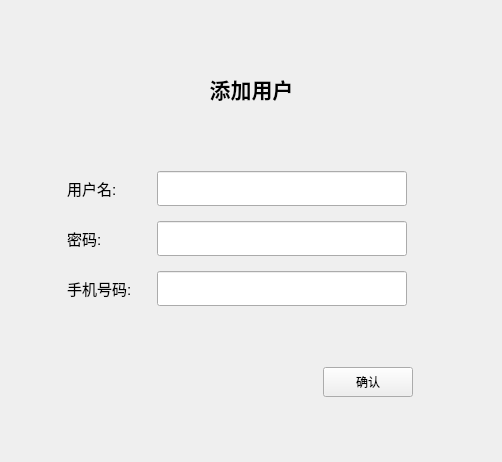
<?xml version="1.0" encoding="UTF-8"?>
<ui version="4.0">
 <class>AdminAddAccountWidget</class>
 <widget class="QWidget" name="AdminAddAccountWidget">
  <property name="geometry">
   <rect>
    <x>0</x>
    <y>0</y>
    <width>502</width>
    <height>462</height>
   </rect>
  </property>
  <property name="windowTitle">
   <string>Form</string>
  </property>
  <layout class="QGridLayout" name="gridLayout">
   <item row="0" column="0">
    <layout class="QVBoxLayout" name="verticalLayout">
     <item>
      <spacer name="verticalSpacer_3">
       <property name="orientation">
        <enum>Qt::Vertical</enum>
       </property>
       <property name="sizeHint" stdset="0">
        <size>
         <width>20</width>
         <height>13</height>
        </size>
       </property>
      </spacer>
     </item>
     <item>
      <layout class="QHBoxLayout" name="horizontalLayout_3">
       <item>
        <spacer name="horizontalSpacer_2">
         <property name="orientation">
          <enum>Qt::Horizontal</enum>
         </property>
         <property name="sizeHint" stdset="0">
          <size>
           <width>40</width>
           <height>20</height>
          </size>
         </property>
        </spacer>
       </item>
       <item>
        <widget class="QLabel" name="label_7">
         <property name="minimumSize">
          <size>
           <width>145</width>
           <height>45</height>
          </size>
         </property>
         <property name="maximumSize">
          <size>
           <width>145</width>
           <height>45</height>
          </size>
         </property>
         <property name="font">
          <font>
           <family>Arial</family>
           <pointsize>16</pointsize>
           <weight>75</weight>
           <bold>true</bold>
          </font>
         </property>
         <property name="text">
          <string>添加用户</string>
         </property>
         <property name="alignment">
          <set>Qt::AlignCenter</set>
         </property>
        </widget>
       </item>
       <item>
        <spacer name="horizontalSpacer_3">
         <property name="orientation">
          <enum>Qt::Horizontal</enum>
         </property>
         <property name="sizeHint" stdset="0">
          <size>
           <width>40</width>
           <height>20</height>
          </size>
         </property>
        </spacer>
       </item>
      </layout>
     </item>
     <item>
      <spacer name="verticalSpacer_2">
       <property name="orientation">
        <enum>Qt::Vertical</enum>
       </property>
       <property name="sizeHint" stdset="0">
        <size>
         <width>20</width>
         <height>13</height>
        </size>
       </property>
      </spacer>
     </item>
     <item>
      <layout class="QHBoxLayout" name="horizontalLayout_4" stretch="10,60,15">
       <property name="spacing">
        <number>10</number>
       </property>
       <property name="sizeConstraint">
        <enum>QLayout::SetDefaultConstraint</enum>
       </property>
       <item>
        <spacer name="horizontalSpacer_4">
         <property name="orientation">
          <enum>Qt::Horizontal</enum>
         </property>
         <property name="sizeHint" stdset="0">
          <size>
           <width>8</width>
           <height>20</height>
          </size>
         </property>
        </spacer>
       </item>
       <item>
        <layout class="QFormLayout" name="formLayout">
         <property name="verticalSpacing">
          <number>15</number>
         </property>
         <item row="0" column="0">
          <widget class="QLabel" name="label">
           <property name="minimumSize">
            <size>
             <width>80</width>
             <height>35</height>
            </size>
           </property>
           <property name="maximumSize">
            <size>
             <width>80</width>
             <height>35</height>
            </size>
           </property>
           <property name="font">
            <font>
             <family>Arial</family>
             <pointsize>11</pointsize>
            </font>
           </property>
           <property name="text">
            <string>用户名:</string>
           </property>
          </widget>
         </item>
         <item row="0" column="1">
          <widget class="QLineEdit" name="username_lineedit">
           <property name="minimumSize">
            <size>
             <width>250</width>
             <height>35</height>
            </size>
           </property>
           <property name="maximumSize">
            <size>
             <width>250</width>
             <height>35</height>
            </size>
           </property>
          </widget>
         </item>
         <item row="1" column="0">
          <widget class="QLabel" name="label_2">
           <property name="minimumSize">
            <size>
             <width>80</width>
             <height>35</height>
            </size>
           </property>
           <property name="maximumSize">
            <size>
             <width>80</width>
             <height>35</height>
            </size>
           </property>
           <property name="font">
            <font>
             <family>Arial</family>
             <pointsize>11</pointsize>
            </font>
           </property>
           <property name="text">
            <string>密码:</string>
           </property>
          </widget>
         </item>
         <item row="1" column="1">
          <widget class="QLineEdit" name="passwd_lineedit">
           <property name="minimumSize">
            <size>
             <width>250</width>
             <height>35</height>
            </size>
           </property>
           <property name="maximumSize">
            <size>
             <width>250</width>
             <height>35</height>
            </size>
           </property>
          </widget>
         </item>
         <item row="2" column="0">
          <widget class="QLabel" name="label_3">
           <property name="minimumSize">
            <size>
             <width>80</width>
             <height>35</height>
            </size>
           </property>
           <property name="maximumSize">
            <size>
             <width>80</width>
             <height>35</height>
            </size>
           </property>
           <property name="font">
            <font>
             <family>Arial</family>
             <pointsize>11</pointsize>
            </font>
           </property>
           <property name="text">
            <string>手机号码:</string>
           </property>
          </widget>
         </item>
         <item row="2" column="1">
          <widget class="QLineEdit" name="phoneNo_lineedit">
           <property name="minimumSize">
            <size>
             <width>250</width>
             <height>35</height>
            </size>
           </property>
           <property name="maximumSize">
            <size>
             <width>250</width>
             <height>35</height>
            </size>
           </property>
          </widget>
         </item>
        </layout>
       </item>
       <item>
        <spacer name="horizontalSpacer_5">
         <property name="orientation">
          <enum>Qt::Horizontal</enum>
         </property>
         <property name="sizeHint" stdset="0">
          <size>
           <width>15</width>
           <height>20</height>
          </size>
         </property>
        </spacer>
       </item>
      </layout>
     </item>
     <item>
      <spacer name="verticalSpacer">
       <property name="orientation">
        <enum>Qt::Vertical</enum>
       </property>
       <property name="sizeHint" stdset="0">
        <size>
         <width>20</width>
         <height>13</height>
        </size>
       </property>
      </spacer>
     </item>
     <item>
      <layout class="QHBoxLayout" name="horizontalLayout_2">
       <item>
        <layout class="QHBoxLayout" name="horizontalLayout" stretch="100,20,25">
         <property name="rightMargin">
          <number>0</number>
         </property>
         <item>
          <spacer name="horizontalSpacer">
           <property name="orientation">
            <enum>Qt::Horizontal</enum>
           </property>
           <property name="sizeHint" stdset="0">
            <size>
             <width>40</width>
             <height>20</height>
            </size>
           </property>
          </spacer>
         </item>
         <item>
          <widget class="QPushButton" name="varietyBtn">
           <property name="minimumSize">
            <size>
             <width>90</width>
             <height>30</height>
            </size>
           </property>
           <property name="maximumSize">
            <size>
             <width>90</width>
             <height>30</height>
            </size>
           </property>
           <property name="text">
            <string>确认</string>
           </property>
          </widget>
         </item>
         <item>
          <spacer name="horizontalSpacer_6">
           <property name="orientation">
            <enum>Qt::Horizontal</enum>
           </property>
           <property name="sizeHint" stdset="0">
            <size>
             <width>40</width>
             <height>20</height>
            </size>
           </property>
          </spacer>
         </item>
        </layout>
       </item>
      </layout>
     </item>
     <item>
      <spacer name="verticalSpacer_4">
       <property name="orientation">
        <enum>Qt::Vertical</enum>
       </property>
       <property name="sizeHint" stdset="0">
        <size>
         <width>20</width>
         <height>13</height>
        </size>
       </property>
      </spacer>
     </item>
    </layout>
   </item>
  </layout>
 </widget>
 <resources/>
 <connections/>
</ui>
